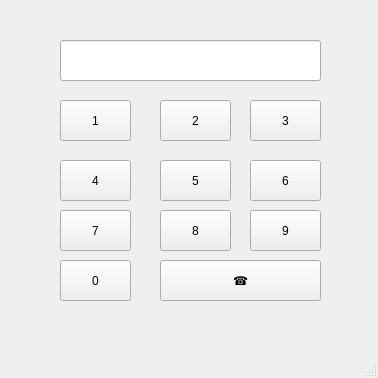
<?xml version="1.0" encoding="UTF-8"?>
<ui version="4.0">
 <class>MainWindow</class>
 <widget class="QMainWindow" name="MainWindow">
  <property name="geometry">
   <rect>
    <x>0</x>
    <y>0</y>
    <width>378</width>
    <height>378</height>
   </rect>
  </property>
  <property name="windowTitle">
   <string>MainWindow</string>
  </property>
  <widget class="QWidget" name="centralwidget">
   <widget class="QLineEdit" name="le">
    <property name="geometry">
     <rect>
      <x>60</x>
      <y>40</y>
      <width>261</width>
      <height>41</height>
     </rect>
    </property>
    <property name="text">
     <string/>
    </property>
    <property name="alignment">
     <set>Qt::AlignRight|Qt::AlignTrailing|Qt::AlignVCenter</set>
    </property>
   </widget>
   <widget class="QPushButton" name="pb01">
    <property name="geometry">
     <rect>
      <x>60</x>
      <y>100</y>
      <width>71</width>
      <height>41</height>
     </rect>
    </property>
    <property name="text">
     <string>1</string>
    </property>
   </widget>
   <widget class="QPushButton" name="pb02">
    <property name="geometry">
     <rect>
      <x>160</x>
      <y>100</y>
      <width>71</width>
      <height>41</height>
     </rect>
    </property>
    <property name="text">
     <string>2</string>
    </property>
   </widget>
   <widget class="QPushButton" name="pb03">
    <property name="geometry">
     <rect>
      <x>250</x>
      <y>100</y>
      <width>71</width>
      <height>41</height>
     </rect>
    </property>
    <property name="text">
     <string>3</string>
    </property>
   </widget>
   <widget class="QPushButton" name="pb04">
    <property name="geometry">
     <rect>
      <x>60</x>
      <y>160</y>
      <width>71</width>
      <height>41</height>
     </rect>
    </property>
    <property name="text">
     <string>4</string>
    </property>
   </widget>
   <widget class="QPushButton" name="pb06">
    <property name="geometry">
     <rect>
      <x>250</x>
      <y>160</y>
      <width>71</width>
      <height>41</height>
     </rect>
    </property>
    <property name="text">
     <string>6</string>
    </property>
   </widget>
   <widget class="QPushButton" name="pb05">
    <property name="geometry">
     <rect>
      <x>160</x>
      <y>160</y>
      <width>71</width>
      <height>41</height>
     </rect>
    </property>
    <property name="text">
     <string>5</string>
    </property>
   </widget>
   <widget class="QPushButton" name="pb07">
    <property name="geometry">
     <rect>
      <x>60</x>
      <y>210</y>
      <width>71</width>
      <height>41</height>
     </rect>
    </property>
    <property name="text">
     <string>7</string>
    </property>
   </widget>
   <widget class="QPushButton" name="pb09">
    <property name="geometry">
     <rect>
      <x>250</x>
      <y>210</y>
      <width>71</width>
      <height>41</height>
     </rect>
    </property>
    <property name="text">
     <string>9</string>
    </property>
   </widget>
   <widget class="QPushButton" name="pb08">
    <property name="geometry">
     <rect>
      <x>160</x>
      <y>210</y>
      <width>71</width>
      <height>41</height>
     </rect>
    </property>
    <property name="text">
     <string>8</string>
    </property>
   </widget>
   <widget class="QPushButton" name="pb00">
    <property name="geometry">
     <rect>
      <x>60</x>
      <y>260</y>
      <width>71</width>
      <height>41</height>
     </rect>
    </property>
    <property name="text">
     <string>0</string>
    </property>
   </widget>
   <widget class="QPushButton" name="pbCall">
    <property name="geometry">
     <rect>
      <x>160</x>
      <y>260</y>
      <width>161</width>
      <height>41</height>
     </rect>
    </property>
    <property name="text">
     <string>☎</string>
    </property>
   </widget>
  </widget>
  <widget class="QMenuBar" name="menubar">
   <property name="geometry">
    <rect>
     <x>0</x>
     <y>0</y>
     <width>378</width>
     <height>21</height>
    </rect>
   </property>
  </widget>
  <widget class="QStatusBar" name="statusbar"/>
 </widget>
 <resources/>
 <connections/>
</ui>
